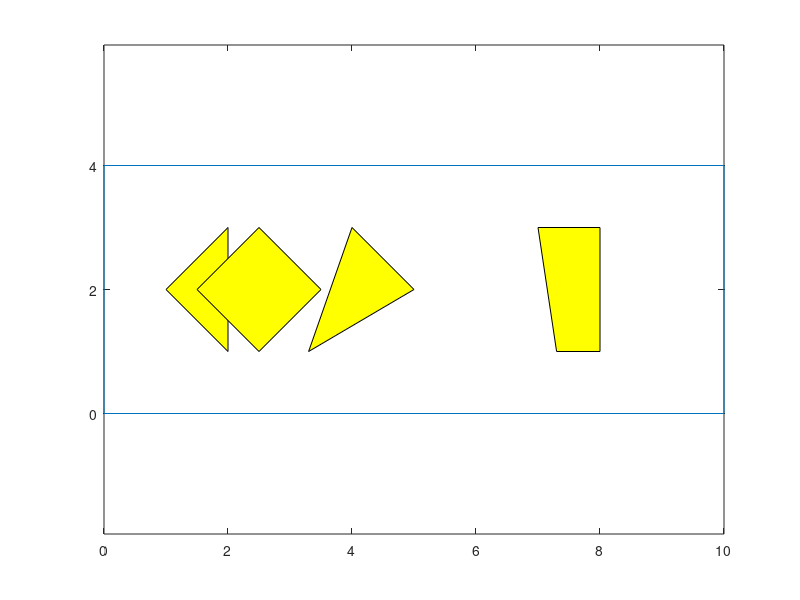

Source code (MATLAB): (Note: this script raises an error after producing the figure.)
clear
close all
%% test 1: the same as the lecture note
bounds=[-10 15 15 -10;-10 -10 10 10];
CB={[0 2 3 2 0 -1;-7 -7 -5 -3 -3 -5],[0 0 1 2 3 3;3 2 0 0 2 3]};
%qI=[-5;4]; qG=[10;-8];
% qI=[2;8]; qG=[10;-8];
% qI=[0.9;-2.5]; qG=[10;-8];
% qI=[-10;0]; qG=[15;0];
qI=[-1;2.5]; qG=[3;-7.5];
%% test 2: this test case is a bit tricky
bounds=[0 10 10 0;0 0 4 4];
CB={[1 2 2;2 1 3],[3-1.5 4-1.5 5-1.5 4-1.5;2 1 2 3],[3.3 5 4;1 2 3],[7.3 8 8 7;1 1 3 3]};
% qI=[0.5;0.5]; qG=[11.5;3.5];
qI=[3;1]; qG=[8.8;1.5];

%% Plot
plot([bounds(1,:),bounds(1,1)],[bounds(2,:),bounds(2,1)]);
axis equal
hold on
for i=1:size(CB,2)
    Cpatch=CB{1,i};
    patch(Cpatch(1,:),Cpatch(2,:),'yellow')
end
%% TODO: implement your vertical cell decomposition algorithm
% [V,G,ninit,ngoal] = VCD(qI,qG,CB,bounds);
[V,G,ninit,ngoal] = vertical_cell_decomposition(qI,qG,CB,bounds);

hold on;
plot(V(1,:),V(2,:),'o','MarkerFaceColor','black')
for i=1:size(G,2)
    for j=1:size(G,2)

        if G(i,j)~=inf&&G(i,j)~=0
            plot([V(1,i),V(1,j)],[V(2,i),V(2,j)],'black')
        end
    end
end

plot(V(1,ninit),V(2,ninit),'d','MarkerFaceColor','green')
plot(V(1,ngoal),V(2,ngoal),'s','MarkerFaceColor','red')

hold off